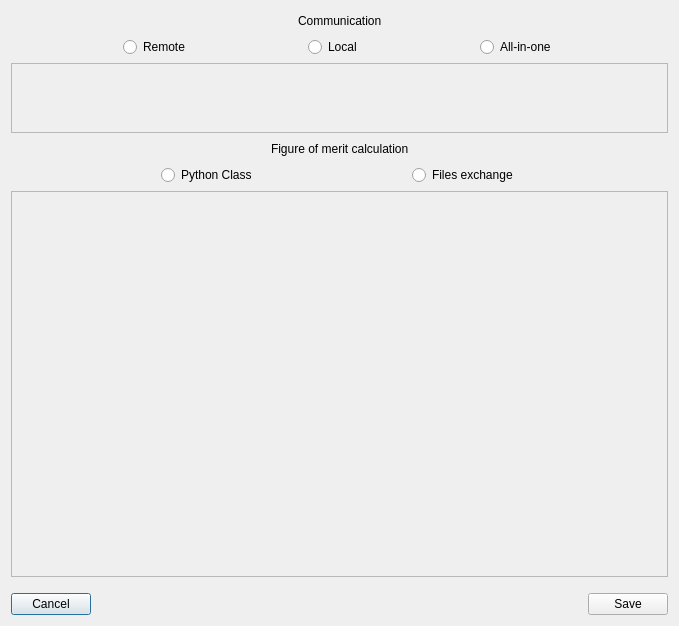
<?xml version="1.0" encoding="UTF-8"?>
<ui version="4.0">
 <class>Dialog</class>
 <widget class="QDialog" name="Dialog">
  <property name="geometry">
   <rect>
    <x>0</x>
    <y>0</y>
    <width>679</width>
    <height>626</height>
   </rect>
  </property>
  <property name="windowTitle">
   <string>Dialog</string>
  </property>
  <layout class="QVBoxLayout" name="verticalLayout">
   <item>
    <layout class="QHBoxLayout" name="horizontalLayout">
     <item>
      <spacer name="horizontalSpacer">
       <property name="orientation">
        <enum>Qt::Horizontal</enum>
       </property>
       <property name="sizeHint" stdset="0">
        <size>
         <width>40</width>
         <height>20</height>
        </size>
       </property>
      </spacer>
     </item>
     <item>
      <widget class="QLabel" name="label">
       <property name="text">
        <string>Communication</string>
       </property>
      </widget>
     </item>
     <item>
      <spacer name="horizontalSpacer_2">
       <property name="orientation">
        <enum>Qt::Horizontal</enum>
       </property>
       <property name="sizeHint" stdset="0">
        <size>
         <width>40</width>
         <height>20</height>
        </size>
       </property>
      </spacer>
     </item>
    </layout>
   </item>
   <item>
    <layout class="QHBoxLayout" name="horizontalLayout_3">
     <item>
      <spacer name="horizontalSpacer_6">
       <property name="orientation">
        <enum>Qt::Horizontal</enum>
       </property>
       <property name="sizeHint" stdset="0">
        <size>
         <width>40</width>
         <height>20</height>
        </size>
       </property>
      </spacer>
     </item>
     <item>
      <widget class="QRadioButton" name="remote_radio_button">
       <property name="text">
        <string>Remote</string>
       </property>
      </widget>
     </item>
     <item>
      <spacer name="horizontalSpacer_7">
       <property name="orientation">
        <enum>Qt::Horizontal</enum>
       </property>
       <property name="sizeHint" stdset="0">
        <size>
         <width>40</width>
         <height>20</height>
        </size>
       </property>
      </spacer>
     </item>
     <item>
      <widget class="QRadioButton" name="local_radio_button">
       <property name="text">
        <string>Local</string>
       </property>
      </widget>
     </item>
     <item>
      <spacer name="horizontalSpacer_8">
       <property name="orientation">
        <enum>Qt::Horizontal</enum>
       </property>
       <property name="sizeHint" stdset="0">
        <size>
         <width>40</width>
         <height>20</height>
        </size>
       </property>
      </spacer>
     </item>
     <item>
      <widget class="QRadioButton" name="allinone_radio_button">
       <property name="text">
        <string>All-in-one</string>
       </property>
      </widget>
     </item>
     <item>
      <spacer name="horizontalSpacer_9">
       <property name="orientation">
        <enum>Qt::Horizontal</enum>
       </property>
       <property name="sizeHint" stdset="0">
        <size>
         <width>40</width>
         <height>20</height>
        </size>
       </property>
      </spacer>
     </item>
    </layout>
   </item>
   <item>
    <widget class="QScrollArea" name="comm_scroll_area">
     <property name="sizePolicy">
      <sizepolicy hsizetype="Minimum" vsizetype="Minimum">
       <horstretch>0</horstretch>
       <verstretch>0</verstretch>
      </sizepolicy>
     </property>
     <property name="widgetResizable">
      <bool>true</bool>
     </property>
     <widget class="QWidget" name="scrollAreaWidgetContents_2">
      <property name="geometry">
       <rect>
        <x>0</x>
        <y>0</y>
        <width>659</width>
        <height>68</height>
       </rect>
      </property>
     </widget>
    </widget>
   </item>
   <item>
    <layout class="QHBoxLayout" name="horizontalLayout_4">
     <item>
      <spacer name="horizontalSpacer_10">
       <property name="orientation">
        <enum>Qt::Horizontal</enum>
       </property>
       <property name="sizeHint" stdset="0">
        <size>
         <width>40</width>
         <height>20</height>
        </size>
       </property>
      </spacer>
     </item>
     <item>
      <widget class="QLabel" name="label_2">
       <property name="text">
        <string>Figure of merit calculation</string>
       </property>
      </widget>
     </item>
     <item>
      <spacer name="horizontalSpacer_11">
       <property name="orientation">
        <enum>Qt::Horizontal</enum>
       </property>
       <property name="sizeHint" stdset="0">
        <size>
         <width>40</width>
         <height>20</height>
        </size>
       </property>
      </spacer>
     </item>
    </layout>
   </item>
   <item>
    <layout class="QHBoxLayout" name="horizontalLayout_2">
     <item>
      <spacer name="horizontalSpacer_3">
       <property name="orientation">
        <enum>Qt::Horizontal</enum>
       </property>
       <property name="sizeHint" stdset="0">
        <size>
         <width>40</width>
         <height>20</height>
        </size>
       </property>
      </spacer>
     </item>
     <item>
      <widget class="QRadioButton" name="python_class_radio_button">
       <property name="text">
        <string>Python Class</string>
       </property>
      </widget>
     </item>
     <item>
      <spacer name="horizontalSpacer_4">
       <property name="orientation">
        <enum>Qt::Horizontal</enum>
       </property>
       <property name="sizeHint" stdset="0">
        <size>
         <width>40</width>
         <height>20</height>
        </size>
       </property>
      </spacer>
     </item>
     <item>
      <widget class="QRadioButton" name="files_exchange_radio_button">
       <property name="text">
        <string>Files exchange</string>
       </property>
      </widget>
     </item>
     <item>
      <spacer name="horizontalSpacer_5">
       <property name="orientation">
        <enum>Qt::Horizontal</enum>
       </property>
       <property name="sizeHint" stdset="0">
        <size>
         <width>40</width>
         <height>20</height>
        </size>
       </property>
      </spacer>
     </item>
    </layout>
   </item>
   <item>
    <widget class="QScrollArea" name="fom_scroll_area">
     <property name="sizePolicy">
      <sizepolicy hsizetype="Preferred" vsizetype="MinimumExpanding">
       <horstretch>0</horstretch>
       <verstretch>0</verstretch>
      </sizepolicy>
     </property>
     <property name="widgetResizable">
      <bool>true</bool>
     </property>
     <widget class="QWidget" name="scrollAreaWidgetContents">
      <property name="geometry">
       <rect>
        <x>0</x>
        <y>0</y>
        <width>659</width>
        <height>366</height>
       </rect>
      </property>
     </widget>
    </widget>
   </item>
   <item>
    <spacer name="verticalSpacer">
     <property name="orientation">
      <enum>Qt::Vertical</enum>
     </property>
     <property name="sizeType">
      <enum>QSizePolicy::Minimum</enum>
     </property>
     <property name="sizeHint" stdset="0">
      <size>
       <width>20</width>
       <height>10</height>
      </size>
     </property>
    </spacer>
   </item>
   <item>
    <layout class="QHBoxLayout" name="horizontalLayout_5">
     <item>
      <widget class="QPushButton" name="cancel_button">
       <property name="text">
        <string>Cancel</string>
       </property>
      </widget>
     </item>
     <item>
      <spacer name="horizontalSpacer_12">
       <property name="orientation">
        <enum>Qt::Horizontal</enum>
       </property>
       <property name="sizeHint" stdset="0">
        <size>
         <width>40</width>
         <height>20</height>
        </size>
       </property>
      </spacer>
     </item>
     <item>
      <widget class="QPushButton" name="save_button">
       <property name="text">
        <string>Save</string>
       </property>
      </widget>
     </item>
    </layout>
   </item>
  </layout>
 </widget>
 <resources/>
 <connections/>
</ui>
